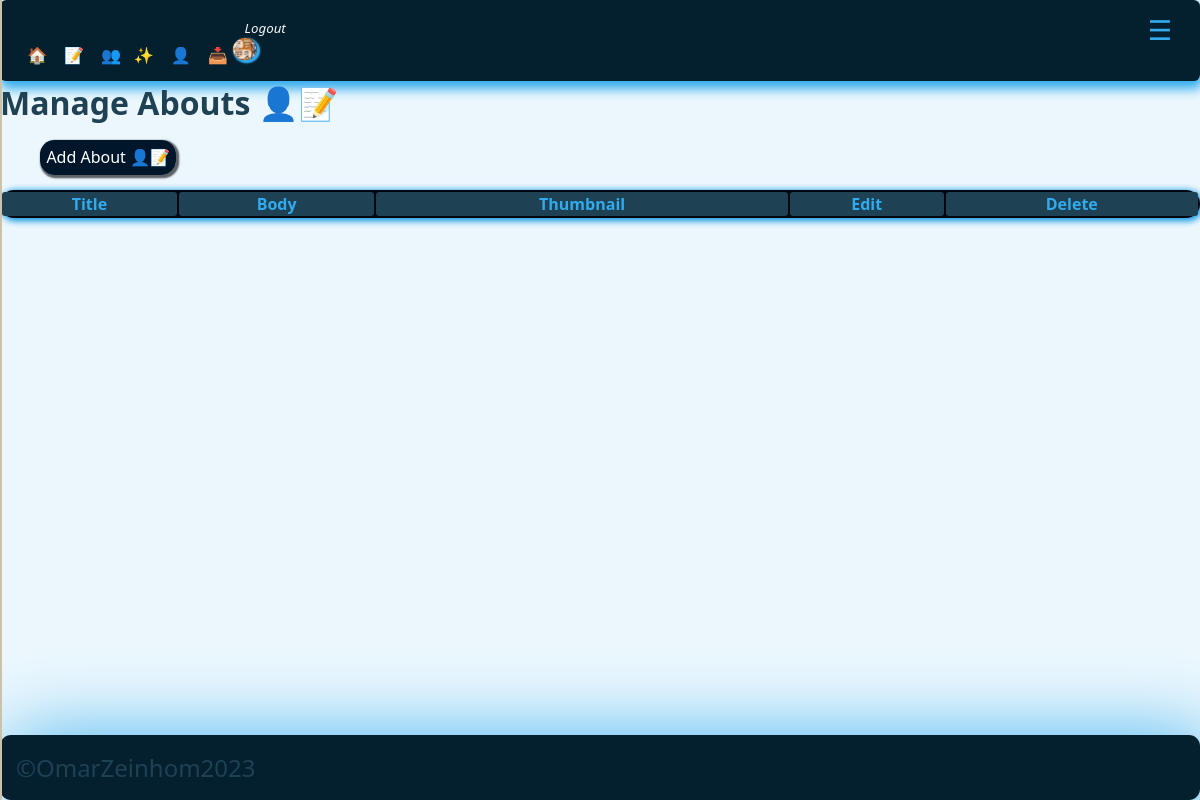
Page /adminpanel/manage_abouts.php (signed in) on the earlier database version.
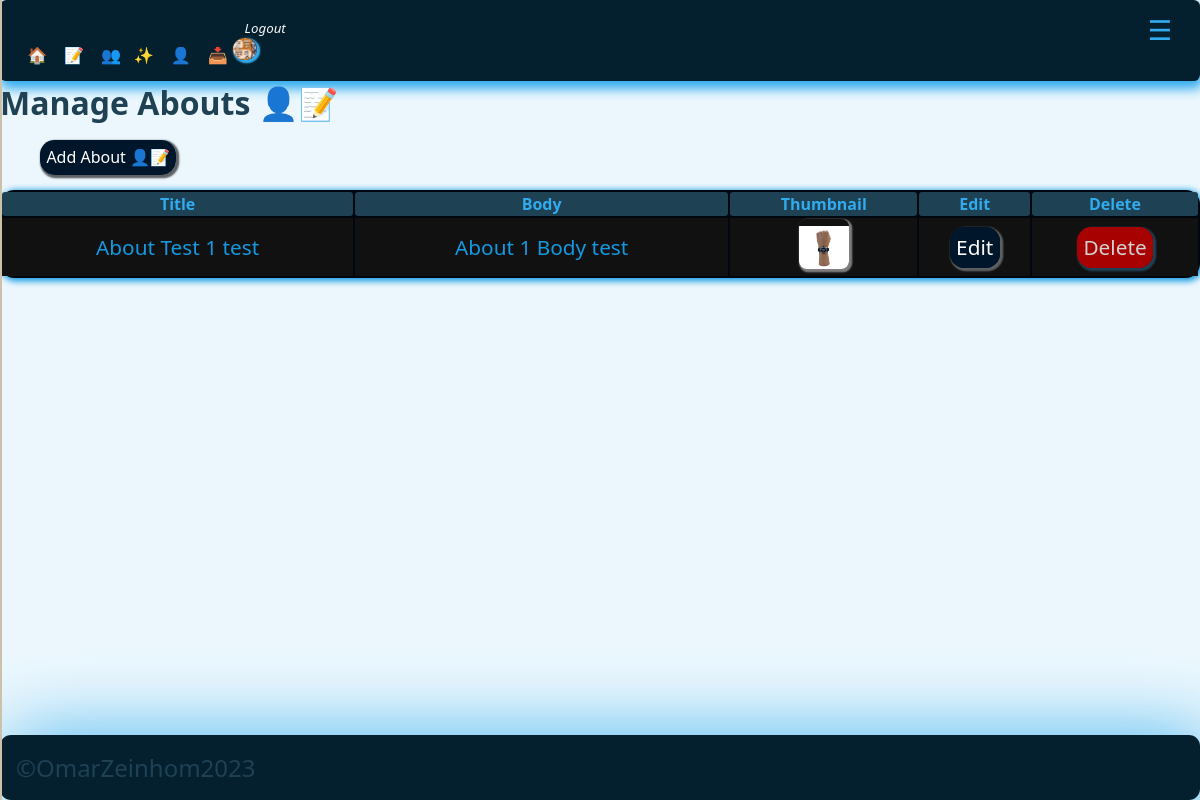
Same page on the later database version.
### tables this page shows
CREATE TABLE `abouts` (
  `id` int(8) UNSIGNED NOT NULL,
  `about_title` varchar(255) NOT NULL,
  `about_body` text NOT NULL,
  `about_thumbnail` varchar(255) NOT NULL
);

### adminpanel/manage_abouts.php (the view, shortened to what this page needs)
<?php
$page__title = 'Manage Abouts 👤📝';
include('./partials/sidenav/sidenav.php');
$query = "SELECT * FROM abouts";
$abouts = mysqli_query($connect__db, $query);
?>
<h1><?php echo $page__title; ?></h1>
<br />
<ul>
    <li class='app__sidenav-item'><a href="<?= HOME_URL ?>add_about.php" class="app__link-btn">Add
            About 👤📝</a></li>
</ul>
<br />
<div class="section__center">
    <table class="app__table">
        <thead class="app__thead">
            <tr clas="app__tr">
                <th class="app_th">Title</th>
                <th class="app_th">Body</th>
                <th class="app_th">Thumbnail</th>
                <th class="app_th">Edit</th>
                <th class="app_th">Delete</th>
            </tr>
        </thead>
        <tbody class="app__tbody">
            <?php while ($about = mysqli_fetch_assoc($abouts)) : ?>
            <tr clas="app__tr">
                <td class="app__td"><?= " {$about['about_title']}"; ?></td>
                <td class="app__td"><?= "{$about['about_body']}"; ?></td>
                <td class="app__td" id="aboutThumbnail"> <img
                        src="<?= ROOT_URL . 'images/' . $about['about_thumbnail'] ?>"
                        style="padding-top: 0.4rem;border-radius: 15%; object-fit:cover; box-shadow: 0.1rem 0.1rem 0.1rem 0.1rem gray;"
                        class="app__thumbnail-avatar" width="50px" height="50px" alt="admin_post_thumbnail" /></td>
                <td class="app__td"><a href="<?= ADMIN_URL ?>edit_about.php?id=<?= $about['id'] ?>"
                        class="app__link-btn">Edit</a></td>
                <td class="app__td"><a href="<?= ADMIN_URL ?>delete-about.php?id=<?= $about['id'] ?>"
                        class="app__alert-btn-sm">Delete</a>
                </td>
            </tr>
            <?php endwhile; ?>
        </tbody>
    </table>
</div>
<?php
include('./partials/footer/footer.php');
?>

Differences in the rows shown:
added abouts: about_title "About Test 1 test", about_body "About 1 Body test", about_thumbnail (picture)
